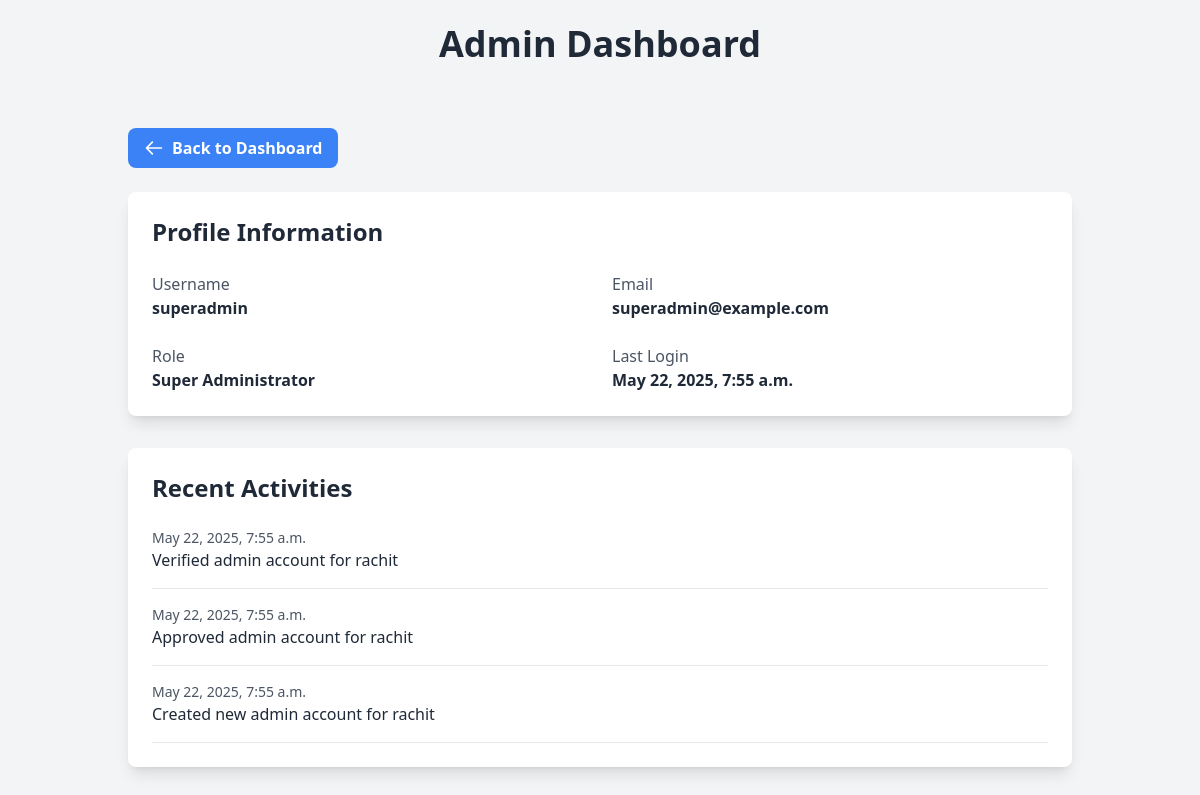
Page /super-admin-profile/ (signed in) on the earlier database version.
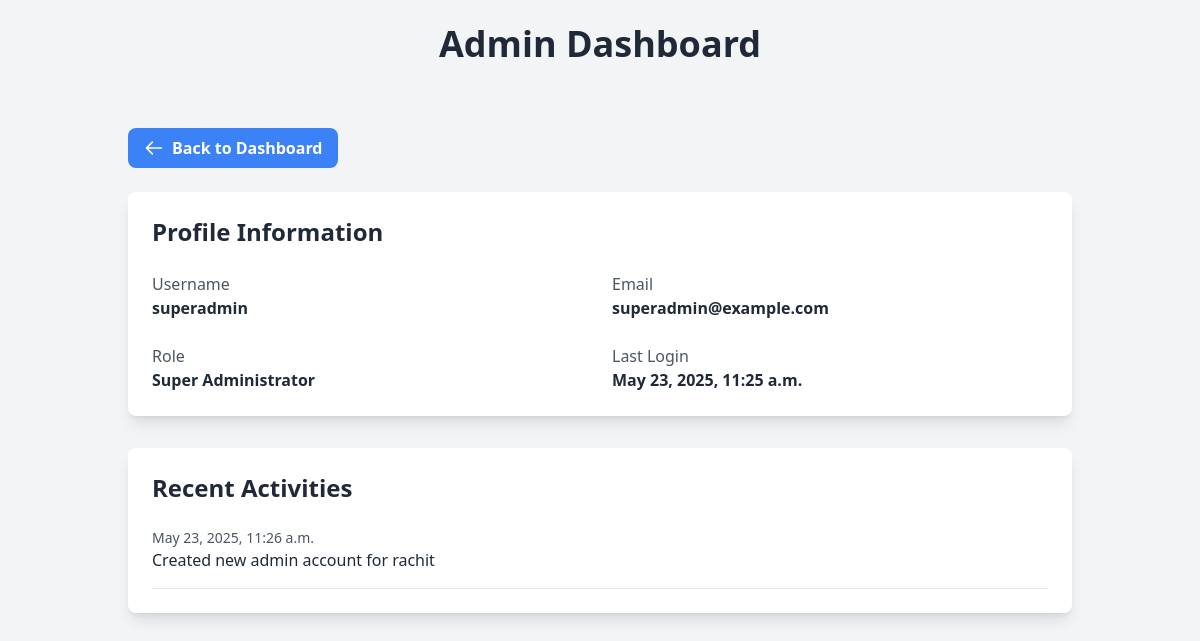
Same page on the later database version.
### user/models.py (models this page shows, shortened)
class CustomUser(AbstractUser):
    ROLE_CHOICES = [
        ('super_admin', 'Super Admin'),
        ('admin', 'Admin'),
        ('warehouse_manager', 'Warehouse Manager'),
        ('staff', 'Staff'),
        ('customer', 'Customer'),
    ]
    role = models.CharField(max_length=20, choices=ROLE_CHOICES, default='customer')
    email = models.EmailField(unique=True, blank=False, null=False)
    is_email_verified = models.BooleanField(default=False)
    verification_token = models.CharField(max_length=100, blank=True, null=True)
    warehouse = models.ForeignKey(Warehouse, on_delete=models.SET_NULL, null=True, blank=True, related_name='employees')
    is_approved = models.BooleanField(default=False)
    is_verified = models.BooleanField(default=False)
    is_staff = models.BooleanField(default=False)
    created_by = models.ForeignKey('self', on_delete=models.SET_NULL, null=True, blank=True, related_name='created_users')
    reset_password_token = models.CharField(max_length=32, null=True, blank=True)
    reset_password_expires = models.DateTimeField(null=True, blank=True)

class ActivityLog(models.Model):
    admin = models.ForeignKey(CustomUser, on_delete=models.CASCADE, related_name='activities')
    action = models.CharField(max_length=255)
    timestamp = models.DateTimeField(auto_now_add=True)

### user/views.py (the view)
# urls.py: path('super-admin-profile/', views.super_admin_profile, name='super_admin_profile'),
@login_required
def super_admin_profile(request):
    if request.user.role != 'super_admin':
        return HttpResponseForbidden("You are not authorized to view this page")
    context = {
        'user': request.user,
        'recent_activities': ActivityLog.objects.filter(admin=request.user).order_by('-timestamp')[:10]
    }
    return render(request, 'super_admin_profile.html', context)

### templates/super_admin_profile.html (shortened to what this page needs)
{% extends "base_superadmin.html" %}
{% block content %}
<div class="container mx-auto px-4 py-8">
    <div class="mb-6">
        <a href="{% url 'super_admin_dashboard' %}" class="inline-flex items-center bg-blue-500 hover:bg-blue-600 text-white font-semibold px-4 py-2 rounded-lg">
            <svg class="w-5 h-5 mr-2" fill="none" stroke="currentColor" viewBox="0 0 24 24">
                <path stroke-linecap="round" stroke-linejoin="round" stroke-width="2" d="M10 19l-7-7m0 0l7-7m-7 7h18"/>
            </svg>
            Back to Dashboard
        </a>
    </div>
    <div class="bg-white shadow-lg rounded-lg p-6 mb-8">
        <h2 class="text-2xl font-bold mb-6">Profile Information</h2>
        <div class="grid grid-cols-1 md:grid-cols-2 gap-6">
            <div>
                <p class="text-gray-600">Username</p>
                <p class="font-semibold">{{ user.username }}</p>
            </div>
            <div>
                <p class="text-gray-600">Email</p>
                <p class="font-semibold">{{ user.email }}</p>
            </div>
            <div>
                <p class="text-gray-600">Role</p>
                <p class="font-semibold">Super Administrator</p>
            </div>
            <div>
                <p class="text-gray-600">Last Login</p>
                <p class="font-semibold">{{ user.last_login|date:"F j, Y, g:i a" }}</p>
            </div>
        </div>
    </div>
    <div class="bg-white shadow-lg rounded-lg p-6">
        <h2 class="text-2xl font-bold mb-6">Recent Activities</h2>
        <div class="space-y-4">
            {% if recent_activities %}
                {% for activity in recent_activities %}
                    <div class="border-b pb-4">
                        <p class="text-gray-600 text-sm">{{ activity.timestamp|date:"F j, Y, g:i a" }}</p>
                        <p class="font-medium">{{ activity.action }}</p>
                    </div>
                {% endfor %}
            {% else %}
                <p class="text-gray-500">No recent activities found.</p>
            {% endif %}
        </div>
    </div>
</div>
{% endblock %}

Differences in the rows shown:
no longer on this page (row edited): ActivityLog: timestamp "May 22, 2025, 7:55 a.m.", action "Verified admin account for rachit"
no longer on this page (row edited): ActivityLog: timestamp "May 22, 2025, 7:55 a.m.", action "Approved admin account for rachit"
changed CustomUser "superadmin": last_login "May 22, 2025, 7:55 a.m." → "May 23, 2025, 11:25 a.m."
changed ActivityLog "Created new admin account for rachit": timestamp "May 22, 2025, 7:55 a.m." → "May 23, 2025, 11:26 a.m."
